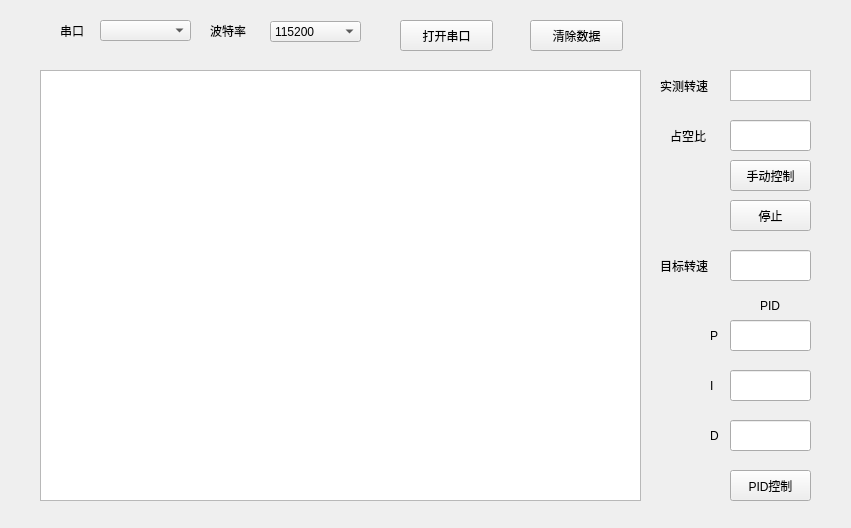
<?xml version="1.0" encoding="UTF-8"?>
<ui version="4.0">
 <class>Form</class>
 <widget class="QWidget" name="Form">
  <property name="geometry">
   <rect>
    <x>0</x>
    <y>0</y>
    <width>851</width>
    <height>528</height>
   </rect>
  </property>
  <property name="windowTitle">
   <string>电机调速</string>
  </property>
  <property name="windowIcon">
   <iconset>
    <normaloff>C:/Users/dell/.designer/backup/hust.ico</normaloff>C:/Users/dell/.designer/backup/hust.ico</iconset>
  </property>
  <widget class="QLabel" name="label">
   <property name="geometry">
    <rect>
     <x>660</x>
     <y>250</y>
     <width>72</width>
     <height>31</height>
    </rect>
   </property>
   <property name="text">
    <string>目标转速</string>
   </property>
  </widget>
  <widget class="QLabel" name="label_2">
   <property name="geometry">
    <rect>
     <x>760</x>
     <y>290</y>
     <width>31</width>
     <height>31</height>
    </rect>
   </property>
   <property name="text">
    <string>PID</string>
   </property>
  </widget>
  <widget class="QLineEdit" name="lineEdit">
   <property name="geometry">
    <rect>
     <x>730</x>
     <y>250</y>
     <width>81</width>
     <height>31</height>
    </rect>
   </property>
  </widget>
  <widget class="QComboBox" name="comboBox">
   <property name="geometry">
    <rect>
     <x>100</x>
     <y>20</y>
     <width>91</width>
     <height>21</height>
    </rect>
   </property>
  </widget>
  <widget class="QComboBox" name="comboBox_2">
   <property name="geometry">
    <rect>
     <x>270</x>
     <y>21</y>
     <width>91</width>
     <height>21</height>
    </rect>
   </property>
   <item>
    <property name="text">
     <string>115200</string>
    </property>
   </item>
   <item>
    <property name="text">
     <string>9600</string>
    </property>
   </item>
  </widget>
  <widget class="QPushButton" name="pushButton_3">
   <property name="geometry">
    <rect>
     <x>400</x>
     <y>20</y>
     <width>93</width>
     <height>31</height>
    </rect>
   </property>
   <property name="text">
    <string>打开串口</string>
   </property>
  </widget>
  <widget class="QLabel" name="label_3">
   <property name="geometry">
    <rect>
     <x>60</x>
     <y>20</y>
     <width>72</width>
     <height>21</height>
    </rect>
   </property>
   <property name="text">
    <string>串口</string>
   </property>
  </widget>
  <widget class="QLabel" name="label_4">
   <property name="geometry">
    <rect>
     <x>210</x>
     <y>20</y>
     <width>72</width>
     <height>21</height>
    </rect>
   </property>
   <property name="text">
    <string>波特率</string>
   </property>
  </widget>
  <widget class="QTextBrowser" name="textBrowser">
   <property name="geometry">
    <rect>
     <x>730</x>
     <y>70</y>
     <width>81</width>
     <height>31</height>
    </rect>
   </property>
  </widget>
  <widget class="QLabel" name="label_5">
   <property name="geometry">
    <rect>
     <x>660</x>
     <y>70</y>
     <width>61</width>
     <height>31</height>
    </rect>
   </property>
   <property name="text">
    <string>实测转速</string>
   </property>
  </widget>
  <widget class="QPushButton" name="pushButton_2">
   <property name="geometry">
    <rect>
     <x>730</x>
     <y>470</y>
     <width>81</width>
     <height>31</height>
    </rect>
   </property>
   <property name="text">
    <string>PID控制</string>
   </property>
  </widget>
  <widget class="QPushButton" name="pushButton">
   <property name="geometry">
    <rect>
     <x>530</x>
     <y>20</y>
     <width>93</width>
     <height>31</height>
    </rect>
   </property>
   <property name="text">
    <string>清除数据</string>
   </property>
  </widget>
  <widget class="QLabel" name="label_6">
   <property name="geometry">
    <rect>
     <x>710</x>
     <y>320</y>
     <width>16</width>
     <height>31</height>
    </rect>
   </property>
   <property name="text">
    <string>P</string>
   </property>
  </widget>
  <widget class="QLabel" name="label_7">
   <property name="geometry">
    <rect>
     <x>710</x>
     <y>370</y>
     <width>16</width>
     <height>31</height>
    </rect>
   </property>
   <property name="text">
    <string>I</string>
   </property>
  </widget>
  <widget class="QLabel" name="label_8">
   <property name="geometry">
    <rect>
     <x>710</x>
     <y>420</y>
     <width>16</width>
     <height>31</height>
    </rect>
   </property>
   <property name="text">
    <string>D</string>
   </property>
  </widget>
  <widget class="PlotWidget" name="graphicsView">
   <property name="geometry">
    <rect>
     <x>40</x>
     <y>70</y>
     <width>601</width>
     <height>431</height>
    </rect>
   </property>
  </widget>
  <widget class="QLineEdit" name="lineEdit_2">
   <property name="geometry">
    <rect>
     <x>730</x>
     <y>320</y>
     <width>81</width>
     <height>31</height>
    </rect>
   </property>
  </widget>
  <widget class="QLineEdit" name="lineEdit_3">
   <property name="geometry">
    <rect>
     <x>730</x>
     <y>370</y>
     <width>81</width>
     <height>31</height>
    </rect>
   </property>
  </widget>
  <widget class="QLineEdit" name="lineEdit_4">
   <property name="geometry">
    <rect>
     <x>730</x>
     <y>420</y>
     <width>81</width>
     <height>31</height>
    </rect>
   </property>
  </widget>
  <widget class="QPushButton" name="pushButton_4">
   <property name="geometry">
    <rect>
     <x>730</x>
     <y>160</y>
     <width>81</width>
     <height>31</height>
    </rect>
   </property>
   <property name="text">
    <string>手动控制</string>
   </property>
  </widget>
  <widget class="QLineEdit" name="lineEdit_5">
   <property name="geometry">
    <rect>
     <x>730</x>
     <y>120</y>
     <width>81</width>
     <height>31</height>
    </rect>
   </property>
  </widget>
  <widget class="QLabel" name="label_9">
   <property name="geometry">
    <rect>
     <x>670</x>
     <y>120</y>
     <width>51</width>
     <height>31</height>
    </rect>
   </property>
   <property name="text">
    <string>占空比</string>
   </property>
  </widget>
  <widget class="QPushButton" name="pushButton_5">
   <property name="geometry">
    <rect>
     <x>730</x>
     <y>200</y>
     <width>81</width>
     <height>31</height>
    </rect>
   </property>
   <property name="text">
    <string>停止</string>
   </property>
  </widget>
 </widget>
 <customwidgets>
  <customwidget>
   <class>PlotWidget</class>
   <extends>QGraphicsView</extends>
   <header>pyqtgraph</header>
  </customwidget>
 </customwidgets>
 <resources/>
 <connections/>
</ui>
